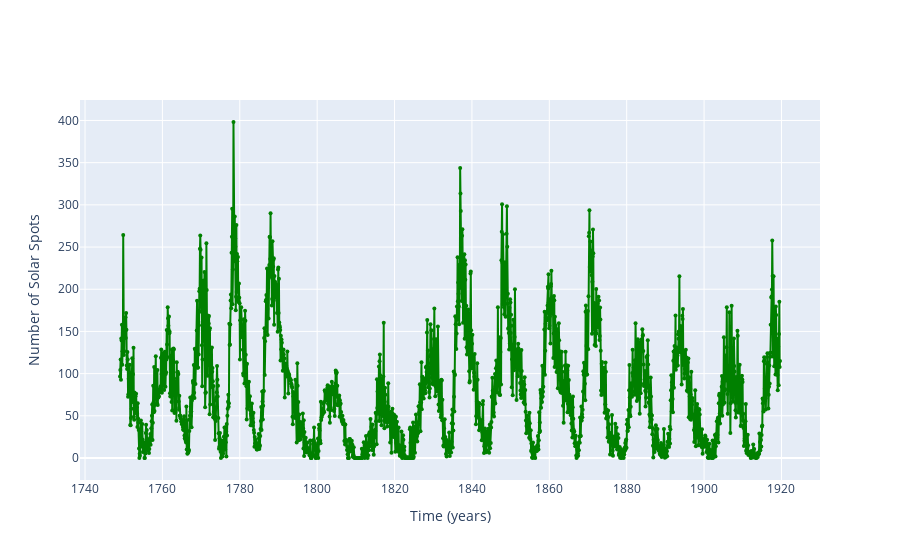

Notebook code cell kept with this figure:
### Markdown cell above
# Lo mismo pero usando Plotly

### Code cell
import plotly

import plotly.graph_objects as go
import plotly.offline as pyo
from plotly.offline import init_notebook_mode
 
init_notebook_mode(connected=True)
import numpy as np

fig = go.Figure(data=go.Scatter(x=df.iloc[:, 2], y=df.iloc[:, 3], mode='lines+markers',marker=dict(color='green',symbol='circle', size=4,)))
fig.update_layout(xaxis_title="Time (years)",yaxis_title="Number of Solar Spots")
#fig.show(renderer="colab")
fig.show()

### Figure 1 — Plotly figure (JSON) as saved in the notebook; plotly's stock layout.template omitted (floating-point values rounded to 4 significant figures; data arrays with more than 128 entries replaced by an {"elided": "..."} marker saying what was removed)
{"data": [{"marker": {"color": "green", "size": 4, "symbol": "circle"}, "mode": "lines+markers", "type": "scatter", "x": {"elided": "2048 float values"}, "y": {"elided": "2048 float values"}}], "layout": {"autosize": true, "xaxis": {"autorange": true, "range": [1739.0, 1930.0], "title": {"text": "Time (years)"}, "type": "linear"}, "yaxis": {"autorange": true, "range": [-30.63, 428.8], "title": {"text": "Number of Solar Spots"}, "type": "linear"}}}
